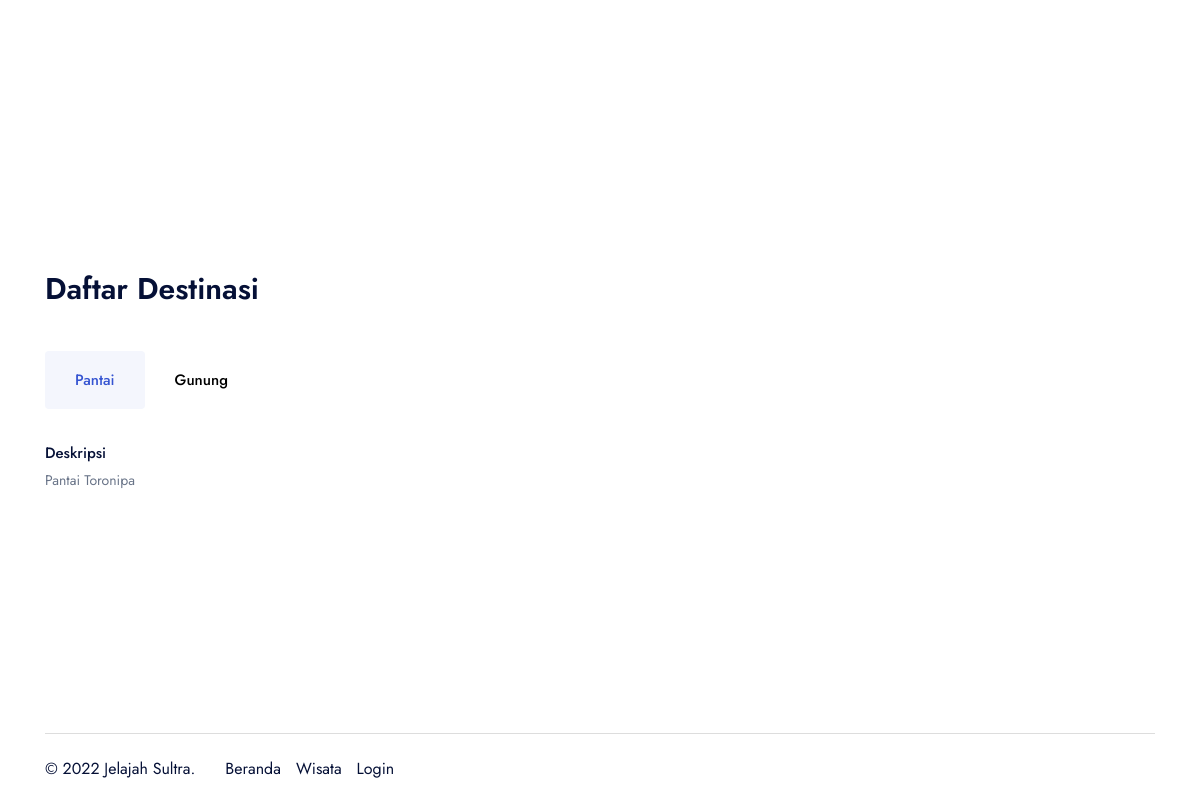
Before: / (lower part) with the older database file.
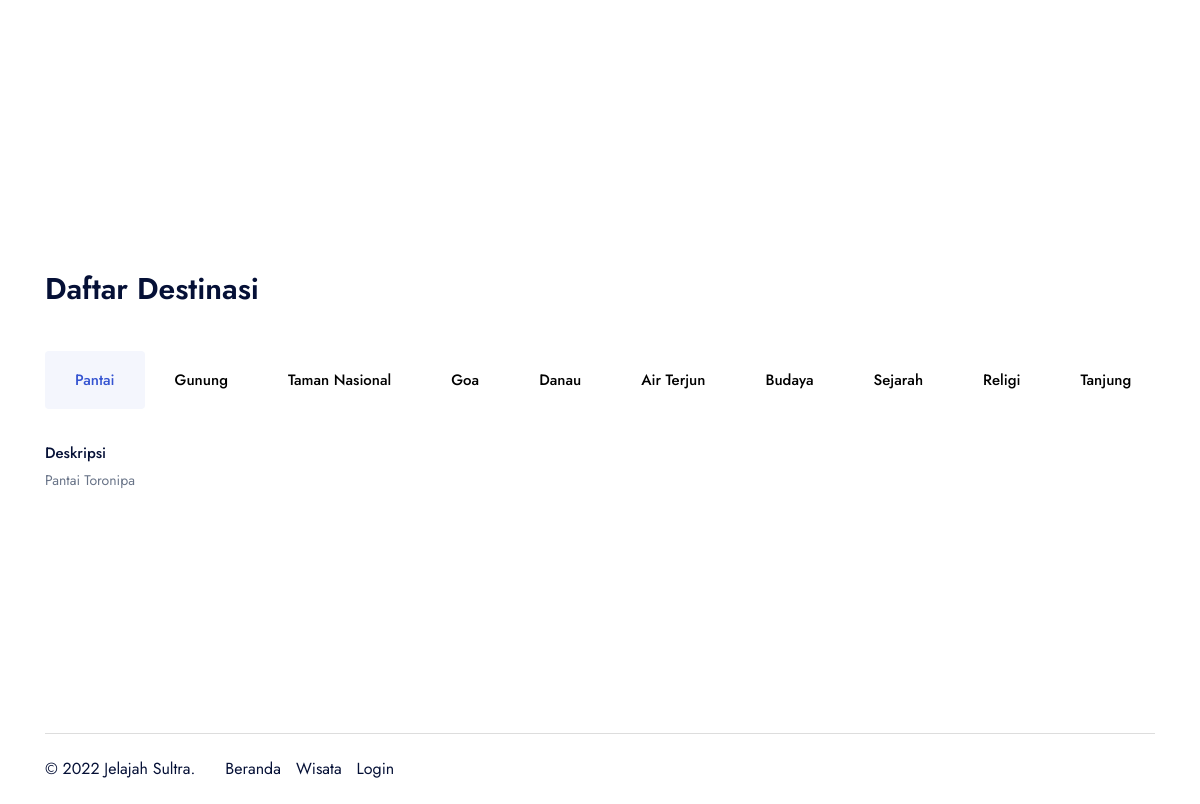
After: the same page with the newer database file.
### tables this page shows
CREATE TABLE `kategori` (
  `id` int NOT NULL AUTO_INCREMENT,
  `nama` varchar(255) NOT NULL,
  `deskripsi` text NOT NULL,
  PRIMARY KEY (`id`)
);

CREATE TABLE `wisata` (
  `id` int NOT NULL AUTO_INCREMENT,
  `kategori_id` int NOT NULL,
  `nama` text NOT NULL,
  `jam_operasional` varchar(255) NOT NULL,
  `fasilitas` text NOT NULL,
  `lokasi` text NOT NULL,
  `keterangan` text NOT NULL,
  `image` varchar(255) NOT NULL DEFAULT 'wisata.jpg',
  `map` text NOT NULL,
  PRIMARY KEY (`id`)
);

### application/core/MY_Controller.php (called while the page is built, shortened)
<?php defined('BASEPATH') OR exit('No direct script access allowed');
class MY_Controller extends CI_Controller {
    protected $data = array();
    public function __construct(){
        $this->data["menu_id"] = $this->router->fetch_class() . '_' . $this->router->fetch_method() ;
        $this->data["user_image"] = ( $this->session->userdata( 'user_image' ) != "" ) ? base_url('uploads/users/') . $this->session->userdata( 'user_image' ) : base_url('assets/img/user.png') ;
        $this->data["username"] = ( $this->session->userdata( 'username' ) != "" ) ? $this->session->userdata( 'username' ) : "User" ;
        $this->data["name"] = ( $this->session->userdata( 'name' ) != "" ) ? $this->session->userdata( 'name' ) : "User" ;
    }
    protected function render( $view = NULL, $template = NULL ) {
        if( is_null( $template ) ) {
            $this->load->view( $view, $this->data );
        } else {
            $this->data['view_content'] = ( is_null( $view ) ) ? '' : $this->load->view( $view, $this->data, TRUE );
            $this->load->view( 'templates/' . $template . '_template', $this->data );
        }
    }
}

### application/controllers/Dashboard.php (called while the page is built, shortened)
<?php
class Dashboard extends MY_Controller {
	function __construct()
	{
        $this->template = 'client';
	}
	public function index()
    {
        $kategori = $this->kategori_model->kategori()->result();
        $datas = [];
        foreach ($kategori as $value) {
            $datas[$value->id] = $this->wisata_model->wisata_berdasarkan_kategori( $value->id )->result();
        }
        $this->render('client/index', $this->template);
    }
}

### index.php (called while the page is built, shortened)
<?php
require_once BASEPATH.'core/CodeIgniter.php';

### application/models/Kategori_model.php (called while the page is built, shortened)
<?php
class Kategori_model extends CI_Model {
    private $_table = 'kategori';
    public function kategori( $id = NULL )
    {
        $this->db->select( $this->_table . '.*' );
        return $this->db->get( $this->_table );
    }
}
?>

### application/models/Wisata_model.php (called while the page is built, shortened)
<?php
class Wisata_model extends CI_Model {
    private $_table = 'wisata';
    public function wisata( $id = NULL, $start = NULL, $end = NULL )
    {
        $this->db->select( $this->_table . '.*' );
        $this->db->select( 'kategori.nama AS kategori' );
        $this->db->join(
            'kategori',
            'kategori.id = ' . $this->_table . '.kategori_id',
            'join'
        );
        return $this->db->get( $this->_table );
    }
    public function wisata_berdasarkan_kategori( $kategori_id = NULL )
    {
        if( $kategori_id ) $this->db->where( $this->_table . '.kategori_id', $kategori_id);
        return $this->wisata();
    }
    public function wisata_limit( $limit = NULL )
    {
        if( $limit ) $this->db->limit( $limit );
        return $this->wisata();
    }
}
?>

### application/views/client/index.php (the view, shortened to what this page needs)
<section class="layout-pt-lg layout-pb-md">
  <div class="container">
  </div>
</section>
<section class="layout-pt-md layout-pb-lg">
  <div class="container">
    <div class="row">
      <div class="col-auto">
        <div class="sectionTitle -md">
          <h2 class="sectionTitle__title">Daftar Destinasi</h2>
        </div>
      </div>
    </div>
    <div class="tabs -pills pt-40 js-tabs">
      <div class="tabs__controls d-flex js-tabs-controls">
        <?php $index = 1; foreach ($kategori as $kat) {  ?>
          <div>
            <button class="tabs__button fw-500 text-15 px-30 py-15 rounded-4 js-tabs-button <?= ($index == 1) ? 'is-tab-el-active' : '' ?>" data-tab-target=".-tab-kategori-<?= $kat->id ?>"><?= $kat->nama ?></button>
          </div>
        <?php $index++; } ?>
      </div>
      <div class="tabs__content pt-30 js-tabs-content">
        <?php $index = 1; foreach ($destinasi as $key => $dest) {  ?>
        <div class="tabs__pane -tab-kategori-<?= $key ?> <?= ($index == 1) ? 'is-tab-el-active' : '' ?>">
          <div class="row y-gap-20">
            <?php foreach ($dest as $value) { ?>
              <div class="w-1/5 lg:w-1/4 md:w-1/3 sm:w-1/2">
                <a href="<?= base_url('dashboard/detail/') . $value->id ?>" class="d-block">
                  <div class="text-15 fw-500">Deskripsi</div>
                  <div class="text-14 text-light-1"><?= $value->nama ?></div>
                </a>
              </div>
            <?php } ?>
          </div>
        </div>
        <?php $index++; } ?>
      </div>
    </div>
  </div>
</section>

### application/views/templates/client/head.php (shortened to what this page needs)
<!DOCTYPE html>
<html lang="en">
<head>
  <link rel="stylesheet" href="<?= base_url('assets/client/') ?>css/vendors.css">
  <link rel="stylesheet" href="<?= base_url('assets/client/') ?>css/main.css">
</head>
<body>
  <main>

### application/views/templates/client_template.php
<?php defined('BASEPATH') or exit('No direct script access allowed');
$this->load->view('templates/client/head');
$this->load->view('templates/client/header');
?>
<?php echo $view_content; ?>
<?php $this->load->view('templates/client/footer'); ?>

### application/views/templates/client/footer.php (shortened to what this page needs)
    <footer class="footer -type-1">
      <div class="container">
        <div class="pt-60 pb-60">
        </div>
        <div class="py-20 border-top-light">
          <div class="row justify-between items-center y-gap-10">
            <div class="col-auto">
              <div class="row x-gap-30 y-gap-10">
                <div class="col-auto">
                  <div class="d-flex items-center">
                    © 2022 Jelajah Sultra.
                  </div>
                </div>
                <div class="col-auto">
                  <div class="d-flex x-gap-15">
                    <a href="<?= base_url() ?>">Beranda</a>
                    <a href="<?= base_url('dashboard/wisata') ?>">Wisata</a>
                    <a href="<?= base_url('auth/login') ?>">Login</a>
                  </div>
                </div>
              </div>
            </div>
          </div>
        </div>
      </div>
    </footer>
  </main>
</body>
</html>

Changed rows visible on the page:
added kategori: nama "Taman Nasional"
added kategori: nama "Goa"
added kategori: nama "Danau"
added kategori: nama "Air Terjun"
added kategori: nama "Budaya"
added kategori: nama "Sejarah"
added kategori: nama "Religi"
added kategori: nama "Tanjung"
